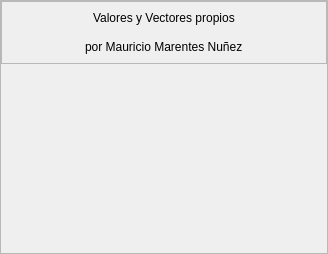
            <widget class="QWidget" name="page">
             <layout class="QHBoxLayout" name="horizontalLayout_5">
              <property name="spacing">
               <number>0</number>
              </property>
              <property name="leftMargin">
               <number>0</number>
              </property>
              <property name="topMargin">
               <number>0</number>
              </property>
              <property name="rightMargin">
               <number>0</number>
              </property>
              <property name="bottomMargin">
               <number>0</number>
              </property>
              <item>
               <widget class="QFrame" name="frame">
                <property name="toolTip">
                 <string>&lt;html&gt;&lt;head/&gt;&lt;body&gt;&lt;p align=&quot;center&quot;&gt;Hola&lt;/p&gt;&lt;/body&gt;&lt;/html&gt;</string>
                </property>
                <property name="frameShape">
                 <enum>QFrame::StyledPanel</enum>
                </property>
                <property name="frameShadow">
                 <enum>QFrame::Raised</enum>
                </property>
                <layout class="QVBoxLayout" name="verticalLayout_3" stretch="1,5">
                 <property name="spacing">
                  <number>0</number>
                 </property>
                 <property name="leftMargin">
                  <number>0</number>
                 </property>
                 <property name="topMargin">
                  <number>0</number>
                 </property>
                 <property name="rightMargin">
                  <number>0</number>
                 </property>
                 <property name="bottomMargin">
                  <number>34</number>
                 </property>
                 <item>
                  <widget class="QFrame" name="frame_8">
                   <property name="styleSheet">
                    <string notr="true">QLabel{
font: 50 16pt  &quot;Pacifico&quot;
}</string>
                   </property>
                   <property name="frameShape">
                    <enum>QFrame::StyledPanel</enum>
                   </property>
                   <property name="frameShadow">
                    <enum>QFrame::Raised</enum>
                   </property>
                   <layout class="QVBoxLayout" name="verticalLayout_2">
                    <property name="spacing">
                     <number>15</number>
                    </property>
                    <item alignment="Qt::AlignHCenter">
                     <widget class="QLabel" name="label_3">
                      <property name="styleSheet">
                       <string notr="true">font: 50 40pt &quot;Cascadia SemiBold&quot;;</string>
                      </property>
                      <property name="text">
                       <string>Valores y Vectores propios</string>
                      </property>
                     </widget>
                    </item>
                    <item alignment="Qt::AlignHCenter">
                     <widget class="QLabel" name="label_4">
                      <property name="text">
                       <string>por Mauricio Marentes Nuñez</string>
                      </property>
                     </widget>
                    </item>
                   </layout>
                  </widget>
                 </item>
                 <item>
                  <widget class="QLabel" name="imagen_cutonala">
                   <property name="minimumSize">
                    <size>
                     <width>326</width>
                     <height>155</height>
                    </size>
                   </property>
                   <property name="sizeIncrement">
                    <size>
                     <width>200</width>
                     <height>200</height>
                    </size>
                   </property>
                   <property name="text">
                    <string/>
                   </property>
                   <property name="pixmap">
                    <pixmap>../../../Downloads/Simbolo Cutonala.jpeg</pixmap>
                   </property>
                   <property name="scaledContents">
                    <bool>false</bool>
                   </property>
                   <property name="alignment">
                    <set>Qt::AlignCenter</set>
                   </property>
                   <property name="wordWrap">
                    <bool>false</bool>
                   </property>
                   <property name="openExternalLinks">
                    <bool>false</bool>
                   </property>
                  </widget>
                 </item>
                </layout>
               </widget>
              </item>
             </layout>
            </widget>
